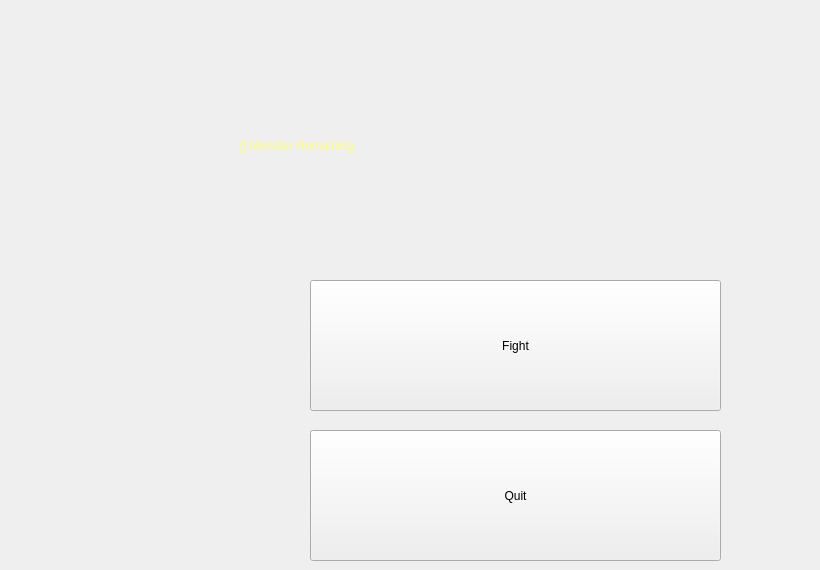
        <widget class="QWidget" name="p2_mineMenu">
         <widget class="QPushButton" name="btn_fight">
          <property name="geometry">
           <rect>
            <x>310</x>
            <y>280</y>
            <width>411</width>
            <height>131</height>
           </rect>
          </property>
          <property name="styleSheet">
           <string notr="true">QPushButton:!hover{
	color: rgb(0, 0, 0);
	font: 25pt &quot;Algerian&quot;;
	border-image: url(:/Images/Images/Button/button 1.png);
}
QPushButton:hover{
	border-image: url(:/Images/Images/Button/button 1_2.png);
}</string>
          </property>
          <property name="text">
           <string>Fight</string>
          </property>
         </widget>
         <widget class="QPushButton" name="btn_quitMine">
          <property name="geometry">
           <rect>
            <x>310</x>
            <y>430</y>
            <width>411</width>
            <height>131</height>
           </rect>
          </property>
          <property name="styleSheet">
           <string notr="true">QPushButton:!hover{
	color: rgb(0, 0, 0);
	font: 25pt &quot;Algerian&quot;;
	border-image: url(:/Images/Images/Button/button 1.png);
}
QPushButton:hover{
	border-image: url(:/Images/Images/Button/button 1_2.png);
}</string>
          </property>
          <property name="text">
           <string>Quit</string>
          </property>
         </widget>
         <widget class="QLabel" name="lbl_remainingMonster">
          <property name="geometry">
           <rect>
            <x>240</x>
            <y>60</y>
            <width>571</width>
            <height>171</height>
           </rect>
          </property>
          <property name="styleSheet">
           <string notr="true">border-image: url(:/Images/Images/Background/Header Background.png);
color: rgb(255, 255, 127);</string>
          </property>
          <property name="text">
           <string>[] Monster Remaining</string>
          </property>
         </widget>
        </widget>
